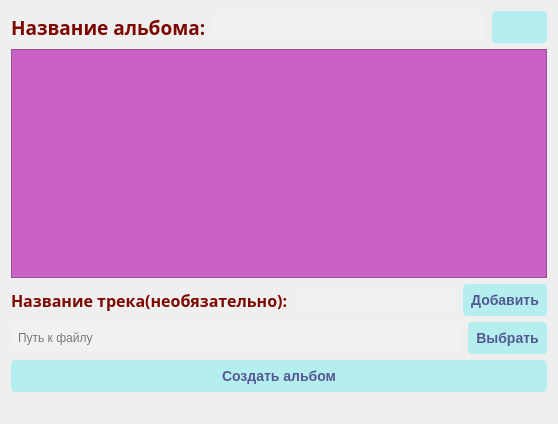
<?xml version="1.0" encoding="UTF-8"?>
<ui version="4.0">
 <class>Form</class>
 <widget class="QWidget" name="Form">
  <property name="geometry">
   <rect>
    <x>0</x>
    <y>0</y>
    <width>558</width>
    <height>424</height>
   </rect>
  </property>
  <property name="windowTitle">
   <string>Создание нового альбома</string>
  </property>
  <property name="windowIcon">
   <iconset>
    <normaloff>For_Qtdesiner/album_icon.svg</normaloff>For_Qtdesiner/album_icon.svg</iconset>
  </property>
  <property name="styleSheet">
   <string notr="true">QWidget {
	background-color: qconicalgradient(cx:0.5, cy:0.5, angle:0, stop:0 rgba(35, 40, 3, 255), stop:0.16 rgba(136, 106, 22, 255), stop:0.225 rgba(166, 140, 41, 255), stop:0.285 rgba(204, 181, 74, 255), stop:0.345 rgba(235, 219, 102, 255), stop:0.415 rgba(245, 236, 112, 255), stop:0.52 rgba(209, 190, 76, 255), stop:0.57 rgba(187, 156, 51, 255), stop:0.635 rgba(168, 142, 42, 255), stop:0.695 rgba(202, 174, 68, 255), stop:0.75 rgba(218, 202, 86, 255), stop:0.815 rgba(208, 187, 73, 255), stop:0.88 rgba(187, 156, 51, 255), stop:0.935 rgba(137, 108, 26, 255), stop:1 rgba(35, 40, 3, 255));
}

QLabel {
	color: rgb(124, 8, 0);
	background-color: rgba(252, 255, 76, 0);
}

QLineEdit {
	border: 1px solid #edeef0;
	padding-left: 4px;
	border-radius: 4px;
	padding-top: 5px;
	padding-bottom: 5px;
	background-color: rgba(255, 255, 255, 0.1);
	font-size: 12px;
}

QPushButton {
	background-color: rgba(43, 236, 236, 0.3);
	border-radius:4px;
	border-color: rgb(235, 235, 235);
	color: rgb(84, 88, 147);
	padding: 8px;
	font-size: 14px;
	font-weight: bold;
}

QPushButton:hover {
	background-color: rgb(108, 198, 12);
}

QPushButton:pressed {
	background-color: rgba(108, 198, 12, 0.5);
}</string>
  </property>
  <layout class="QVBoxLayout" name="verticalLayout" stretch="1,4,1,1,1,0">
   <item>
    <layout class="QHBoxLayout" name="horizontalLayout">
     <item>
      <widget class="QLabel" name="label">
       <property name="font">
        <font>
         <family>Yu Gothic UI Semibold</family>
         <pointsize>14</pointsize>
         <weight>75</weight>
         <bold>true</bold>
        </font>
       </property>
       <property name="text">
        <string>Название альбома:</string>
       </property>
      </widget>
     </item>
     <item>
      <widget class="QLineEdit" name="title_album"/>
     </item>
     <item>
      <widget class="QPushButton" name="delete_2">
       <property name="styleSheet">
        <string notr="true">#delete_2:hover {
	background-color: rgb(255, 149, 0);
}

#delete_2:pressed {
	background-color: rgba(255, 149, 0, 0.5);
}</string>
       </property>
       <property name="text">
        <string/>
       </property>
       <property name="icon">
        <iconset>
         <normaloff>For_Qtdesiner/delete_icon.svg</normaloff>For_Qtdesiner/delete_icon.svg</iconset>
       </property>
       <property name="iconSize">
        <size>
         <width>25</width>
         <height>25</height>
        </size>
       </property>
      </widget>
     </item>
    </layout>
   </item>
   <item>
    <widget class="QTableWidget" name="tableWidget">
     <property name="styleSheet">
      <string notr="true">background-color:rgb(202, 98, 197);</string>
     </property>
    </widget>
   </item>
   <item>
    <layout class="QHBoxLayout" name="horizontalLayout_2">
     <item>
      <widget class="QLabel" name="label_2">
       <property name="font">
        <font>
         <family>Yu Gothic UI Semibold</family>
         <pointsize>12</pointsize>
         <weight>75</weight>
         <bold>true</bold>
        </font>
       </property>
       <property name="text">
        <string>Название трека(необязательно):</string>
       </property>
      </widget>
     </item>
     <item>
      <widget class="QLineEdit" name="title_music"/>
     </item>
     <item>
      <widget class="QPushButton" name="add_music">
       <property name="text">
        <string>Добавить</string>
       </property>
      </widget>
     </item>
    </layout>
   </item>
   <item>
    <layout class="QHBoxLayout" name="horizontalLayout_4">
     <item>
      <widget class="QLineEdit" name="way_file">
       <property name="toolTip">
        <string>rjt</string>
       </property>
       <property name="whatsThis">
        <string/>
       </property>
       <property name="placeholderText">
        <string>Путь к файлу</string>
       </property>
      </widget>
     </item>
     <item>
      <widget class="QPushButton" name="open_file">
       <property name="text">
        <string>Выбрать</string>
       </property>
      </widget>
     </item>
    </layout>
   </item>
   <item>
    <widget class="QPushButton" name="create_album">
     <property name="text">
      <string>Создать альбом</string>
     </property>
    </widget>
   </item>
   <item>
    <widget class="QLabel" name="result">
     <property name="font">
      <font>
       <pointsize>10</pointsize>
       <underline>true</underline>
      </font>
     </property>
     <property name="text">
      <string/>
     </property>
    </widget>
   </item>
  </layout>
 </widget>
 <resources/>
 <connections/>
</ui>
